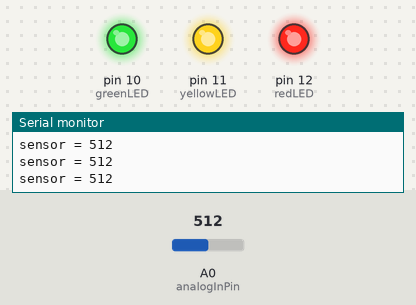
Recording of a sketch running on a simulated Arduino Uno, built with avr-gcc and run on an emulated ATmega328P. Parts: output pins drawn as LEDs (lit = HIGH), the last lines printed to the serial monitor. The test bench sets the inputs (shaded band); at power-on: A0 (analogInPin) = 512.

Above: at 1.2 s.
1.3 s: A0 (analogInPin) set to 56
4.3 s: A0 (analogInPin) set to 48
At 5.4 s:
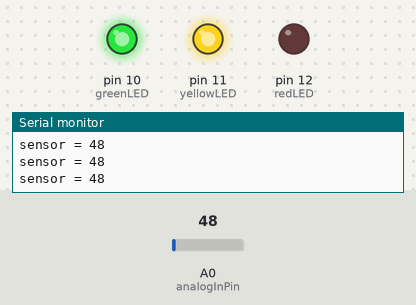
5.8 s: A0 (analogInPin) set to 0
At 6.5 s:
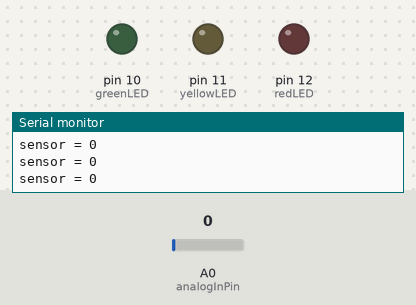
7.3 s: A0 (analogInPin) set to 40
At 7.7 s:
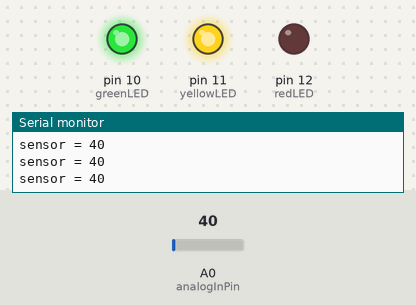
8.8 s: A0 (analogInPin) set to 20
At 10.0 s:
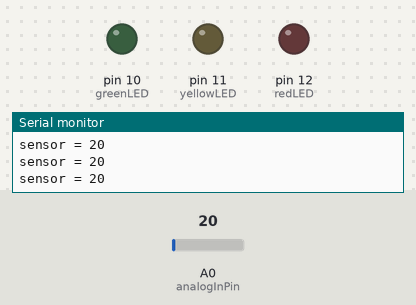
Timing chart, 0 to 11.3 s (numbered marks = the images above; inputs shaded):
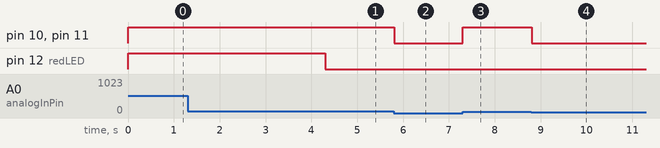

The sketch:

LDR_Traffic_lights.ino
```cpp
/*


 */

// These constants won't change.  They're used to give names
// to the pins used:
const int analogInPin = A0;  // Analog input pin that the potentiometer is attached to
const int redLED = 12;
const int yellowLED = 11;
const int greenLED = 10;

int sensorValue = 0;        // value read from the pot


void setup() {
  // initialize serial communications at 9600 bps:
  Serial.begin(9600);

  //  Set up the Output LED's
  pinMode(redLED, OUTPUT);
  pinMode(yellowLED, OUTPUT);
  pinMode(greenLED, OUTPUT);
}

void loop() {
  // read the analog in value:
  sensorValue = analogRead(analogInPin);

  if (sensorValue > 50){
     digitalWrite(redLED, HIGH);   // turn the LED on (HIGH is the voltage level)
  }
  else
  {
    digitalWrite(redLED, LOW);   // turn the LED on (HIGH is the voltage level)
  }

  if (sensorValue > 35){
     digitalWrite(yellowLED, HIGH);   // turn the LED on (HIGH is the voltage level)
  }
  else
  {
    digitalWrite(yellowLED, LOW);   // turn the LED on (HIGH is the voltage level)
  }

  if (sensorValue > 30){
     digitalWrite(greenLED, HIGH);   // turn the LED on (HIGH is the voltage level)
  }
  else
  {
    digitalWrite(greenLED, LOW);   // turn the LED on (HIGH is the voltage level)
  }


  // print the results to the serial monitor:
  Serial.print("sensor = ");
  Serial.print(sensorValue);
  Serial.println("\t");


  // wait 2 milliseconds before the next loop
  // for the analog-to-digital converter to settle
  // after the last reading:
  delay(2);
}
```

Measured:
- the behaviour switches between 51 and 50 on A0 (analogInPin) (found by bisection; images 0 and 1)
- after the input at 4.3 s, pin 12 (redLED): HIGH → LOW at once
- after the input at 5.8 s, pin 10 (greenLED), pin 11 (yellowLED): HIGH → LOW at once
- after the input at 7.3 s, pin 10 (greenLED), pin 11 (yellowLED): LOW → HIGH at once
- after the input at 8.8 s, pin 10 (greenLED), pin 11 (yellowLED): HIGH → LOW at once
